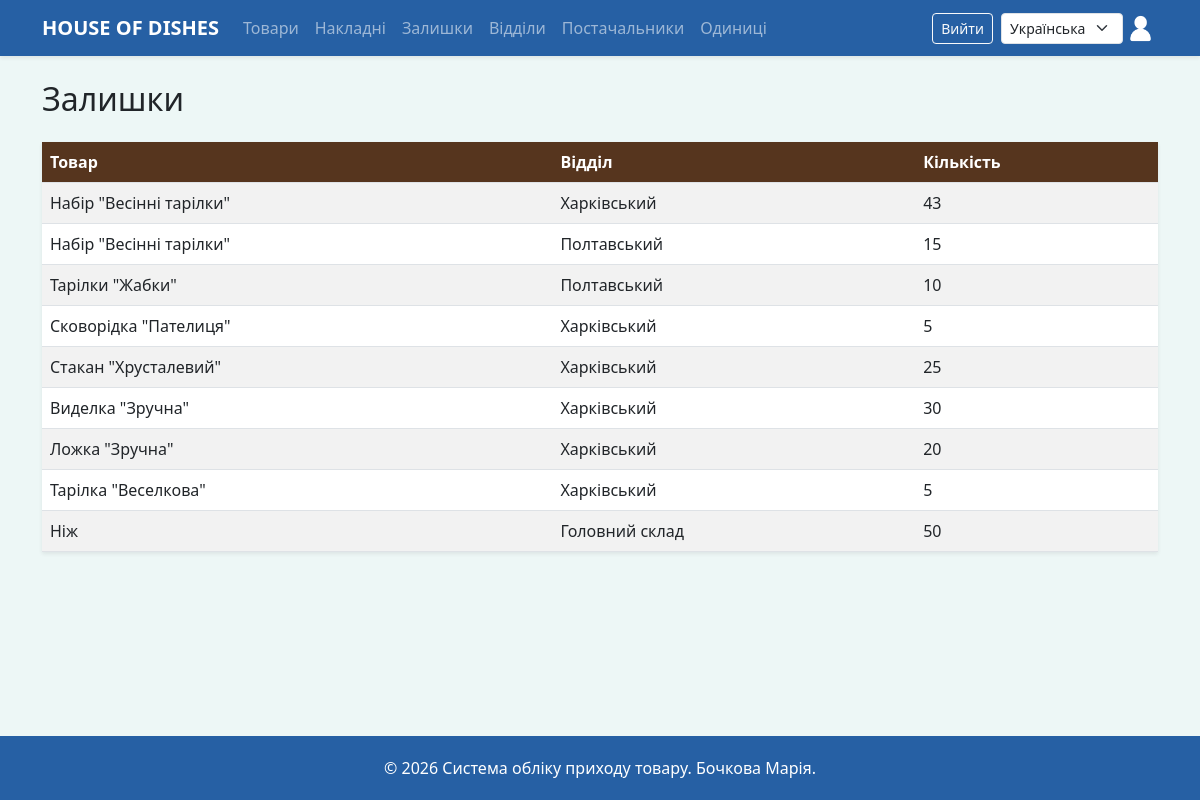
Screenshot of /stock/ (signed in) with the database file from the repository.
### inventory/models.py (models this page shows, shortened)
class Stock(models.Model):
    goods = models.ForeignKey(Goods, on_delete=models.CASCADE)
    department = models.ForeignKey(Department, on_delete=models.CASCADE)
    amount = models.IntegerField(_("Кількість"),default=0)
    class Meta:
        unique_together = ('goods', 'department')

class Goods(models.Model):
    name = models.CharField(_("Назва товару"),max_length=255)
    unit = models.ForeignKey(Units, on_delete=models.CASCADE)

class Department(models.Model):
    name = models.CharField(_("Назва відділу"),max_length=255)
    address = models.CharField(_("Адреса відділу"),max_length=255)

### inventory/views.py (the view)
# urls.py: path('stock/', views.stock_list, name='stock_list'),
@login_required
def stock_list(request):
    items = Stock.objects.all()
    return render(request, 'inventory/stock_list.html', {'items': items})

### inventory/templates/inventory/stock_list.html
{% extends 'base.html' %}
{% load i18n %}
{% block content %}
<h2 class="mb-4">{% trans "Залишки" %}</h2>
<table class="table table-striped table-hover shadow-sm">
    <thead>
        <tr>
            <th style="background-color: #56351E; color: white;">{% trans "Товар" %}</th>
            <th style="background-color: #56351E; color: white;">{% trans "Відділ" %}</th>
            <th style="background-color: #56351E; color: white;">{% trans "Кількість" %}</th>
        </tr>
    </thead>
    <tbody>
        {% for item in items %}
        <tr>
            <td>{{ item.goods.name }}</td>
            <td>{{ item.department.name }}</td>
            <td>{{ item.amount }}</td>
        </tr>
        {% endfor %}
    </tbody>
</table>
{% endblock %}

### inventory/templates/base.html (style rules this page uses)
body { background-color: #EDF7F6; }

### rows the page displays
Stock: goods.name "Набір \"Весінні тарілки\"", department.name "Харківський", amount "43"
Stock: goods.name "Набір \"Весінні тарілки\"", department.name "Полтавський", amount "15"
Stock: goods.name "Тарілки \"Жабки\"", department.name "Полтавський", amount "10"
Stock: goods.name "Сковорідка \"Пателиця\"", department.name "Харківський", amount "5"
Stock: goods.name "Стакан \"Хрусталевий\"", department.name "Харківський", amount "25"
Stock: goods.name "Виделка \"Зручна\"", department.name "Харківський", amount "30"
Stock: goods.name "Ложка \"Зручна\"", department.name "Харківський", amount "20"
Stock: goods.name "Тарілка \"Веселкова\"", department.name "Харківський", amount "5"
Stock: goods.name "Ніж", department.name "Головний склад", amount "50"

### other values shown
form field language "Українська"
